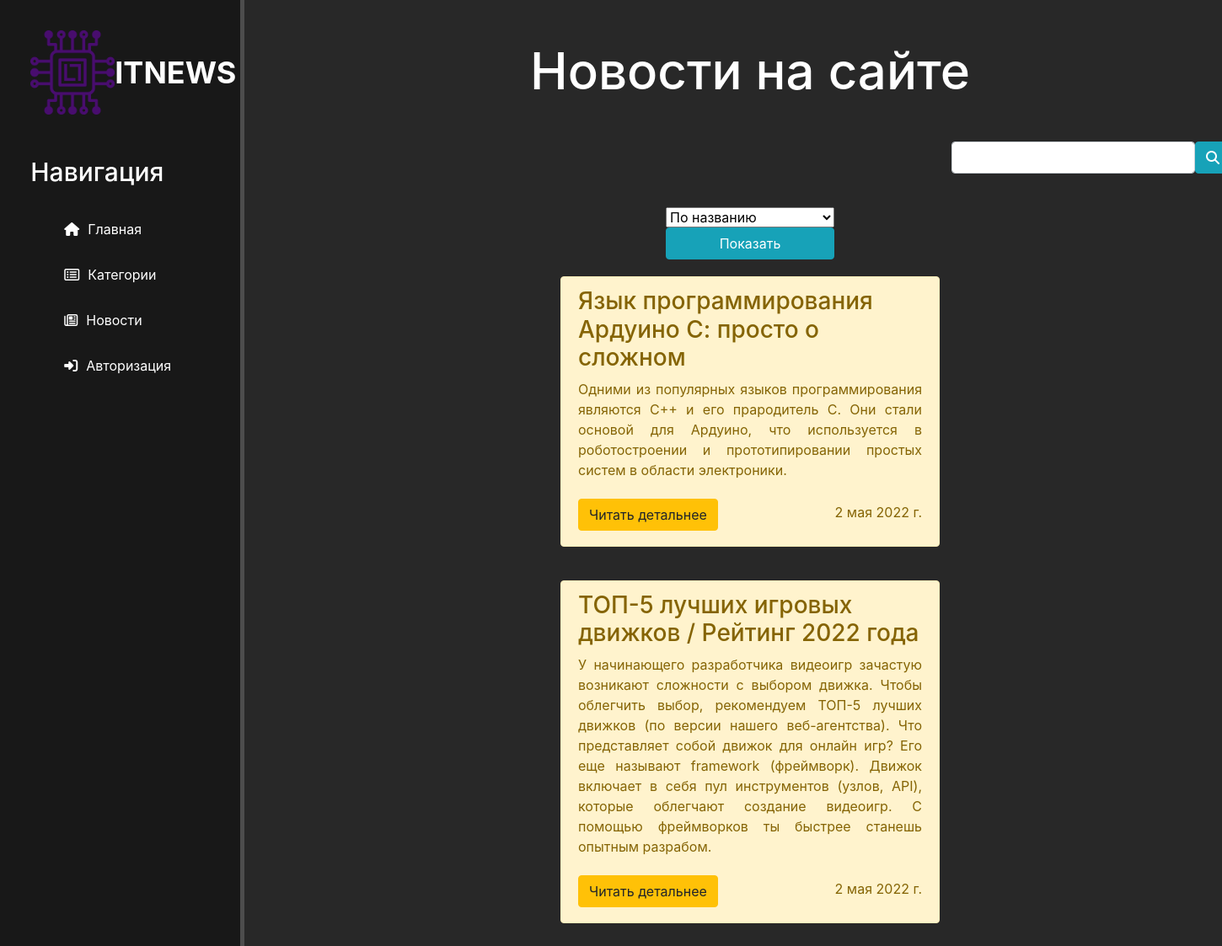
Page /news/ on the committed database.
### news/models.py (models this page shows, shortened)
class Articles(models.Model):
    title = models.CharField('Название', max_length=100)
    anons = models.TextField('Анонс')
    full_text = models.TextField('Статья')
    date = models.DateField('Дата публикации')
    category = models.ForeignKey(Category, verbose_name="Категория", related_name="products", on_delete=models.CASCADE,default=1)
    slug = AutoSlugField(populate_from='title')
    class Meta:
        verbose_name = 'Новость'
        verbose_name_plural = 'Новости'

### news/views.py (the view)
# urls.py: path('', views.news_home, name ='news_home'),
def news_home(request, category_slug=None):
    category = None
    categories = Category.objects.all()
    news = Articles.objects.order_by('date')
    if category_slug:
        category = get_object_or_404(Category, slug=category_slug)
        news = Articles.objects.filter(category=category)
    return render(request, 'news/news_home.html',
                  {'news': news, 'categories': categories})

### news/templates/news/news_home.html (shortened to what this page needs)
{% extends 'main/layout.html' %}
{% block content %}
    <div class="content">
        <h1 class="content mt-5">Новости на сайте</h1>
         <form class="search" action="{% url 'search' %}" method="get">
<div class="search">
<div class="input-group">
<div class="form-outline">
<input type="search" id="form1" name="search" class="form-control search" />
</div>
<button type="submit" class="btn btn-info">
<i class="fas fa-search"></i>
</button>
</div>
</div>
</form>
<div class="sort">
    <form action="{% url 'filter' %}" method="get">
        <select class="select_send_ajax sort-select" name="sort" style="width:200px">
<option value="title">По названию</option>
</select>
<button type="submit" class="btn btn-info sort-btn"  id="btn-filter" style="width:200px">Показать</button>
  </form>
</div>
        {% for el in news %}
            <div class="alert alert-warning news">
                <h3 class="text-left">{{ el.title }}</h3>
                <p>{{ el.anons }}</p>
                <div class="read_date">
                <a href="{% url 'news_detail' el.slug %}" class="btn btn-warning text-center">Читать детальнее</a> <p>{{ el.date }}</p>
                </div>
            </div>
        {% endfor %}
    </div>
{%endblock%}

### main/templates/main/layout.html (shortened to what this page needs)
{% load static %}
<!doctype html>
<html lang="en">
<head>
    <link rel="stylesheet" href="{% static 'main/css/normalize.css' %}">
    <link rel="stylesheet" href="https://cdnjs.cloudflare.com/ajax/libs/animate.css/4.1.1/animate.min.css" />
    <link rel="stylesheet" href="https://cdn.jsdelivr.net/npm/bootstrap@4.6.1/dist/css/bootstrap.min.css">
    <link rel="stylesheet" href="{% static 'main/css/main.css' %}">
</head>
<body>
<div class="all">
    <aside>
        <span class="logo">
        <img src="{% static 'main/img/logo.png'%}" alt="">
        ITNEWS</span>
        <h3>Навигация</h3>
        <ul>
            <li><a href="{% url 'home' %}"><i class="fas fa-home"></i>Главная</a></li>
            <li><a href="{% url 'category' %}"><i class="far fa-list-alt"></i>Категории</a></li>
            <li><a href="{% url 'news_home' %}"><i class="far fa-newspaper"></i>Новости</a></li>
            {% if request.user.is_authenticated %}
                <li><a href="{% url 'users-profile' %}"><i class="fa fa-users" aria-hidden="true"></i>Профиль</a></li>
                <li> <a href="{% url 'logout' %}" title="Выход из аккаунта"><i class="fas fa-sign-out-alt"></i>Выход</a></li>
            {% if request.user.is_superuser %}
                <li><a href="{% url 'create' %}"><button class ="btn btn-info"style="color: white"><i class="fas fa-plus-circle"></i>Добавить запись</button></a></li>
            {% endif %}
            {% else %}
                <li><a href="{% url 'login' %}"><i class="fas fa-sign-in-alt"></i>Авторизация</a></li>
            {% endif %}
        </ul>
    </aside>
    <main>
        {% block content %}
        {% endblock %}
    </main>
</div>
</body>
</html>

### main/static/main/css/main.css (style rules this page uses)
body { background:#282828; }
.all { display: flex; }
aside { background:#181818; width: 20%; padding: 2.5%; height: 100vmax; color: white; border-right: 5px solid #4d4d4d; display: flex; flex-direction: column; }
main { width:50%; }
aside img { width: 100px; }
aside .logo { font-size: 36px; font-weight: bold; display:flex; align-items: center; justify-content: space-evenly; }
aside h3 { display:flex; font-size: 30px; margin-top: 50px; }
aside ul { list-style: none }
aside ul li a { color: white; display: flex; margin-top: 30px; transition: transform .6s ease; align-items: center; }
aside ul li i { margin-right: 10px }
.news { float: left; clear: both; width: 450px; margin: 20px 34%; animation:fadeInUp; animation-duration: 1.7s; }
.content { display:flex; flex-direction:column; color: white; align-items: center; width: 150vh; }
.read_date { display:flex; align-items:center; justify-content: space-between; }
.read_date p { margin-top: 10px; }
.content h1 { font-size:60px; animation:fadeInUp; animation-duration: 1.7s; }
.content h3 { text-align:left; }
.content p { text-align:justify; }
.content form { display:flex; flex-direction:column; width:500px; margin-top:40px; animation:fadeInUp; animation-duration: 1.7s; }
.search { margin-left: auto; margin-right: 15px; }
.sort form { display:flex; align-items: center; }

### rows in the picture
Articles: title "Язык программирования Ардуино С: просто о сложном", anons "Одними из популярных языков программирования являются С++ и его прародитель С. Они стали основой для Ардуино, что используется в роботостроении и прототипировании простых систем в области электроники.", date "2 мая 2022 г."
Articles: title "ТОП-5 лучших игровых движков / Рейтинг 2022 года", anons "У начинающего разработчика видеоигр зачастую возникают сложности с выбором движка. Чтобы облегчить выбор, рекомендуем ТОП-5 лучших движков (по версии нашего веб-агентства). Что представляет собой движок для онлайн игр? Его еще называют framework (фреймворк). Движок включает в себя пул инструментов (узлов, API), которые облегчают создание видеоигр. С помощью фреймворков ты быстрее станешь опытным разрабом.", date "2 мая 2022 г."
